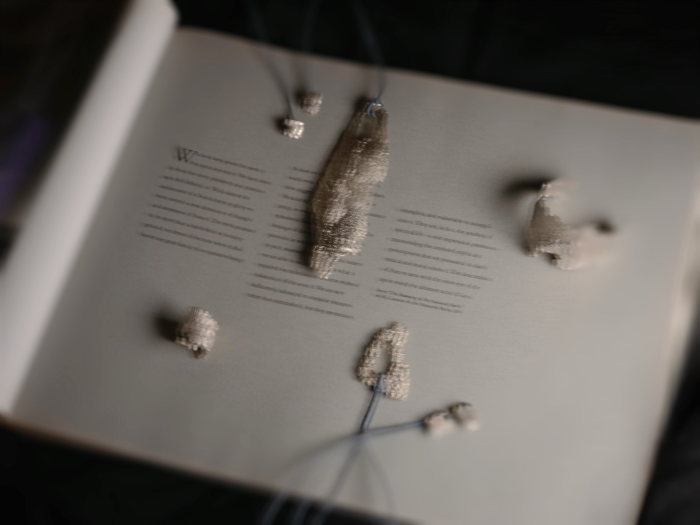
#> input picture assets/images/arts/formas-cuerpo/thumb.jpg, 1400 x 1050 px (shown at 1/2 size)
$ python build-nire-materials.py ../assets/images/arts/formas-cuerpo/thumb.jpg out.png
#> lines starting #> are read from the running program, lines starting #| are printed output that depends on the picture; after the words box and inside, x2 and y2 are one past the last pixel; in counts of white or black regions, pixels touching at a corner belong together
"""Reconstruct the distinct pigments of ÑIRE as source-aligned 3D materials.

Development dependencies: Pillow, numpy, scipy, scikit-image, fast-simplification.
Usage: python build-nire-materials.py ORIGINAL_IMAGE [OUTPUT_DIRECTORY]
"""
import gzip
import json
from pathlib import Path
import struct
import sys

import fast_simplification
import numpy as np
from PIL import Image, ImageDraw, ImageFilter
from scipy.ndimage import label, gaussian_filter, distance_transform_edt, map_coordinates, binary_fill_holes, binary_dilation
from scipy.sparse import coo_matrix
from scipy.sparse.csgraph import connected_components
from skimage.color import rgb2hsv
from skimage.feature import peak_local_max
from skimage.measure import marching_cubes
from skimage.morphology import closing, disk, remove_small_holes
from skimage.segmentation import watershed

source=Path(sys.argv[1])
out=Path(sys.argv[2]) if len(sys.argv)>2 else Path(__file__).resolve().parents[1]/'assets/images/nire'
out.mkdir(parents=True,exist_ok=True)
w,h=2262,3200
rgb=np.array(Image.open(source).convert('RGB').resize((w,h),Image.Resampling.LANCZOS))
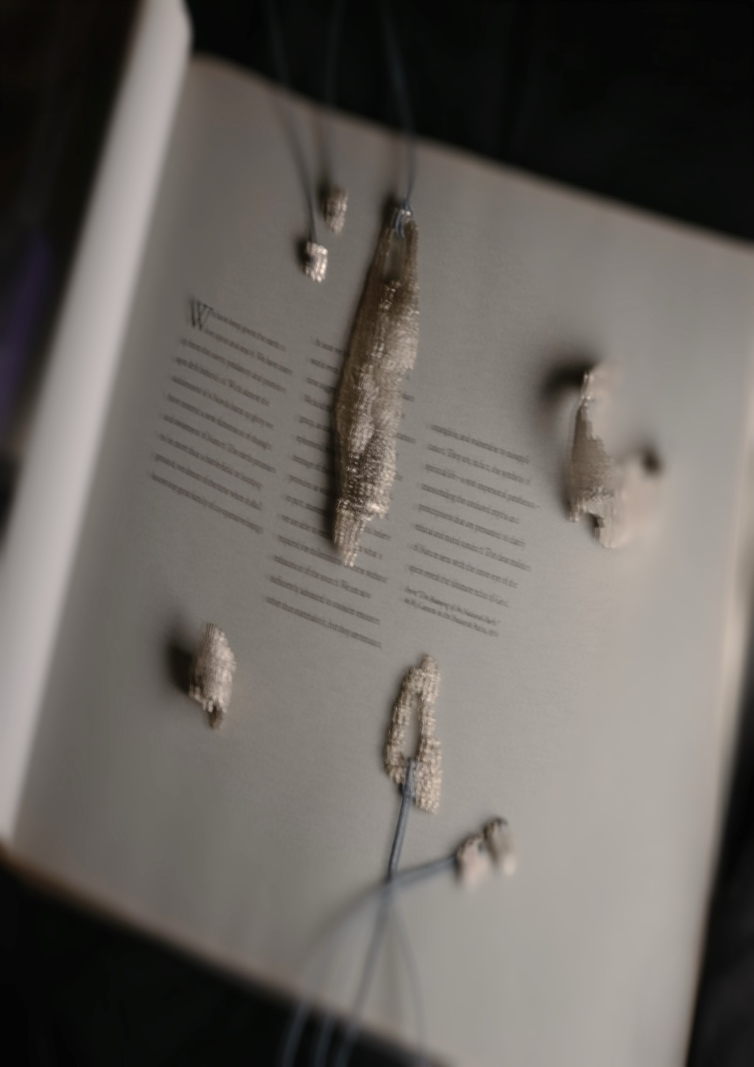
#> rgb: shape (3200, 2262, 3) (shown at 1/3 size); mean R, G, B 105.5, 101, 96.1
hsv=rgb2hsv(rgb);hue=hsv[:,:,0]*360;saturation=hsv[:,:,1];value=hsv[:,:,2]
#> after `hsv = rgb2hsv(rgb)`: hsv: shape (3200, 2262, 3) float64; mean of channels 0, 1, 2 0.112, 0.116, 0.414
#> after `hue = hsv[:, :, 0] * 360`:
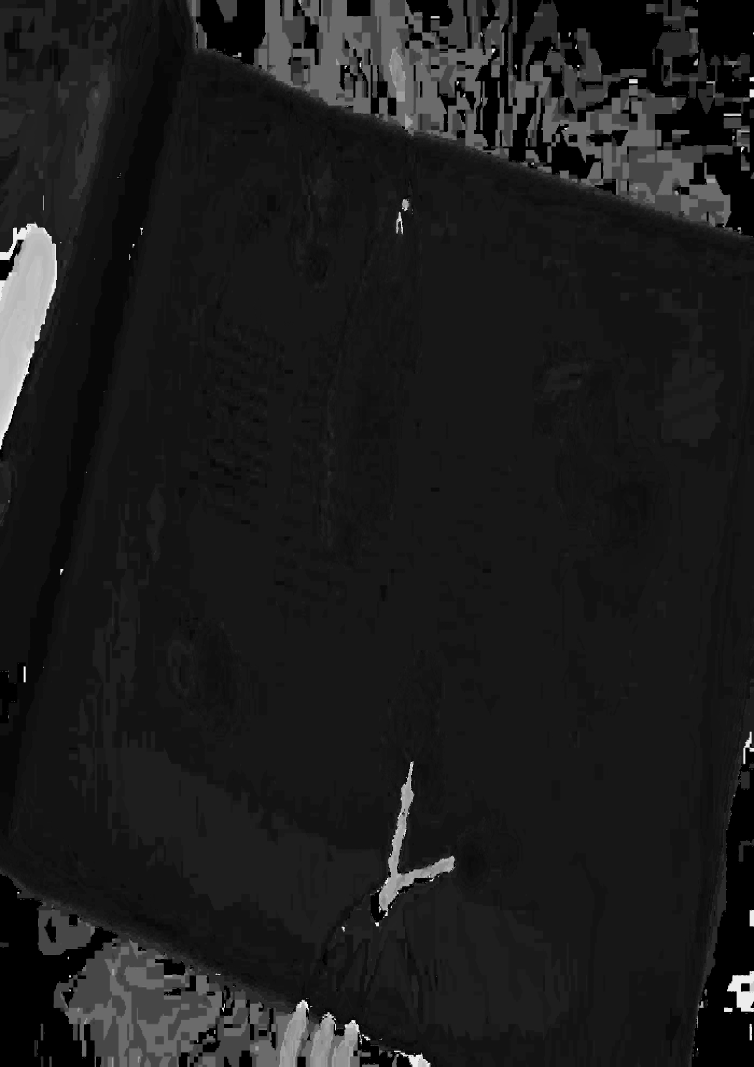
#> hue: shape (3200, 2262) float64 (shown at 1/3 size); min 0, max 354.5, mean 40.4; drawn with min black and max white
#> after `saturation = hsv[:, :, 1]`:
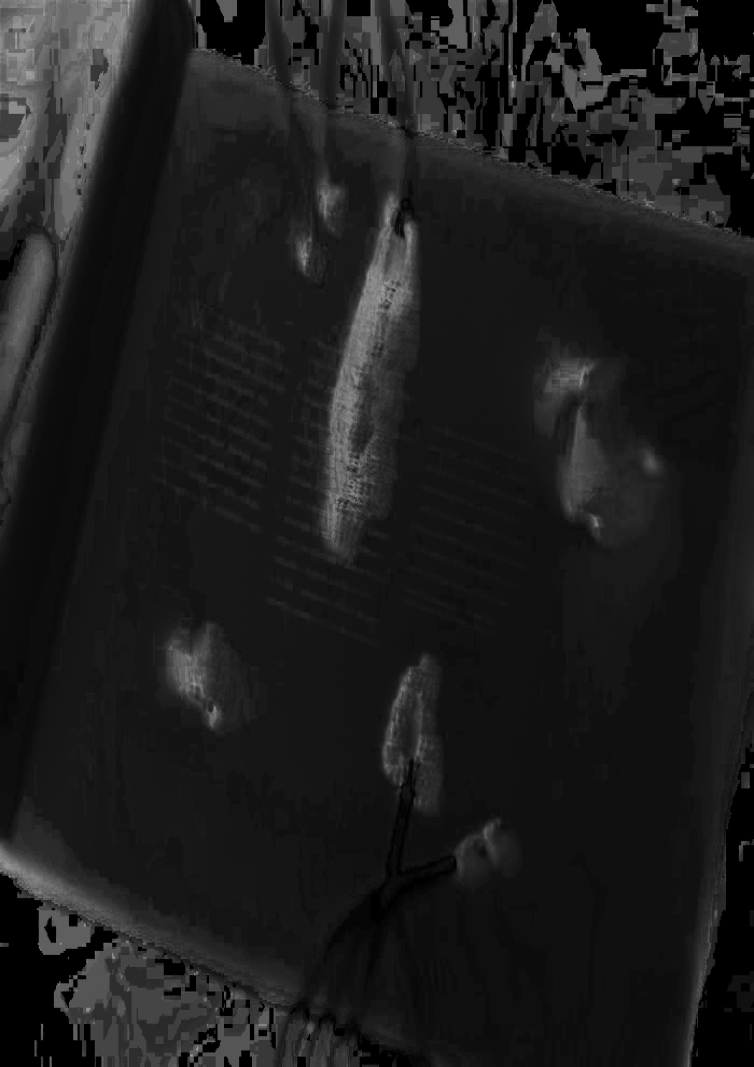
#> saturation: shape (3200, 2262) float64 (shown at 1/3 size); min 0, max 0.733, mean 0.116
#> after `value = hsv[:, :, 2]`:
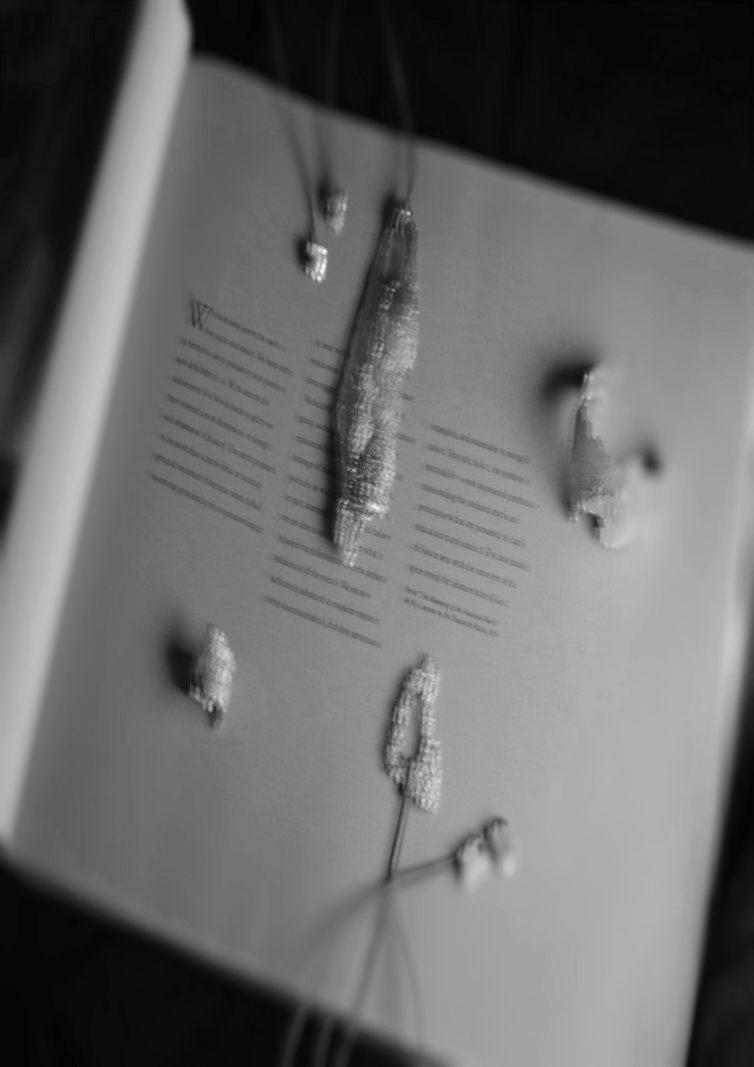
#> value: shape (3200, 2262) float64 (shown at 1/3 size); min 0.0118, max 1, mean 0.414
yellow=(hue>43)&(hue<85)&(saturation>.18)&(value>.13)
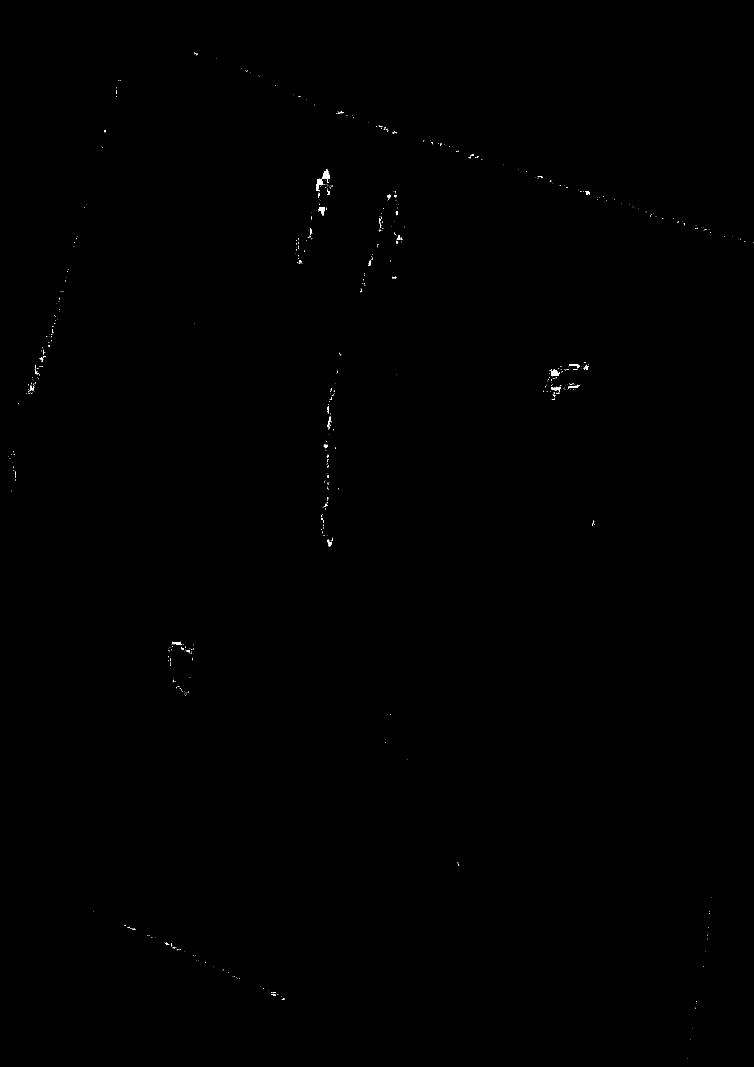
#> yellow: shape (3200, 2262) bool (shown at 1/3 size); 0.07% white; 674 white regions (639 under 20 px), largest, box (x1, y1, x2, y2) and area: (949, 507, 989, 573) 814, (1654, 1108, 1680, 1129) 332, (957, 622, 974, 646) 252
pink=((hue>312)|(hue<5))&(saturation>.22)&(value>.25)
#> pink: shape (3200, 2262) bool; every value is 0
orange=(hue>5)&(hue<43)&(saturation>.22)&(value>.12)
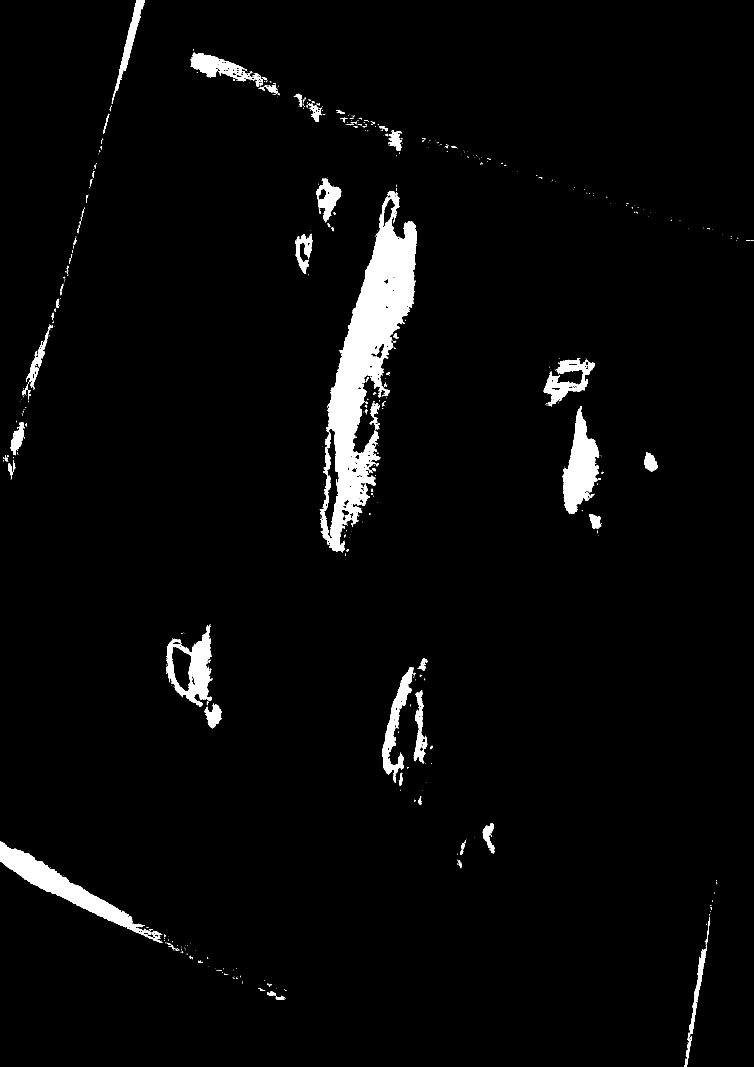
#> orange: shape (3200, 2262) bool (shown at 1/3 size); 3.2% white; 726 white regions (609 under 20 px), largest, box (x1, y1, x2, y2) and area: (960, 573, 1251, 1657) 108593, (0, 2524, 488, 2828) 25342, (1690, 1219, 1797, 1542) 18831

pink=closing(pink,disk(4));labs,n=label(pink);sizes=np.bincount(labs.ravel());sizes[0]=0
#> after `labs, n = label(pink)`: labs: shape (3200, 2262) int32; every value is 0
#> after `labs, n = label(pink)`: n = 0
#> after `sizes = np.bincount(labs.ravel())`: sizes = [7238400]
#> (the run stopped early here; a loop or call above may not have finished)
